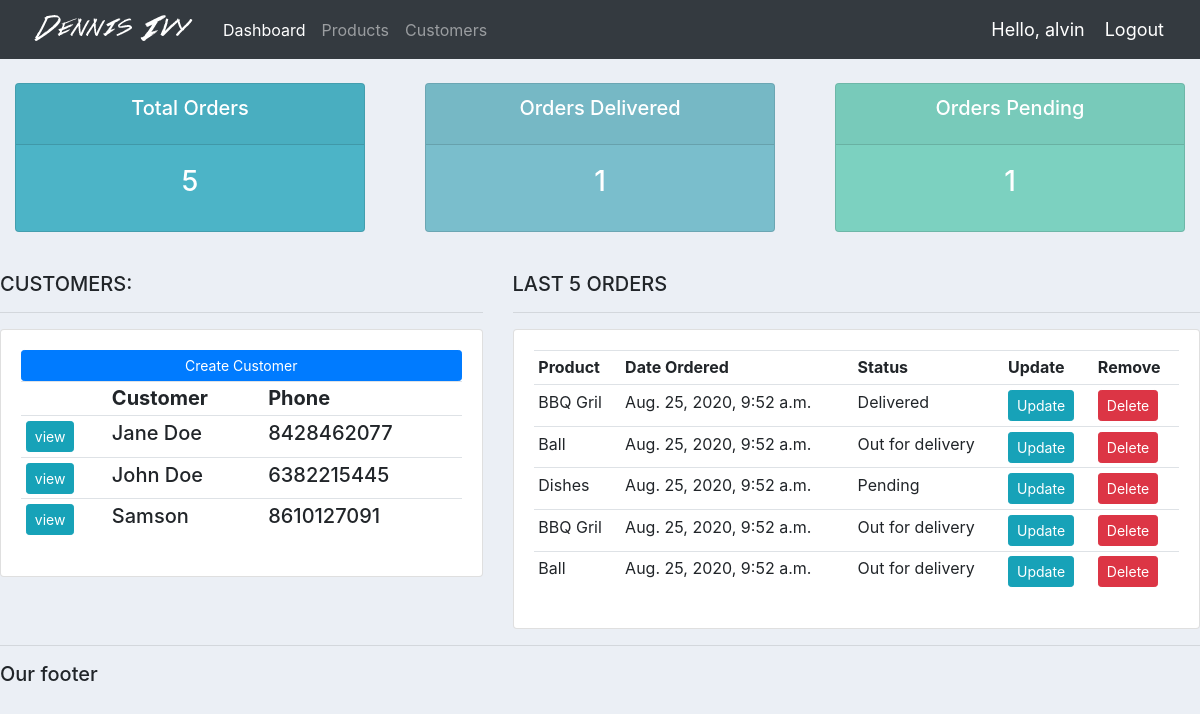
The app's page / (signed in), older data.
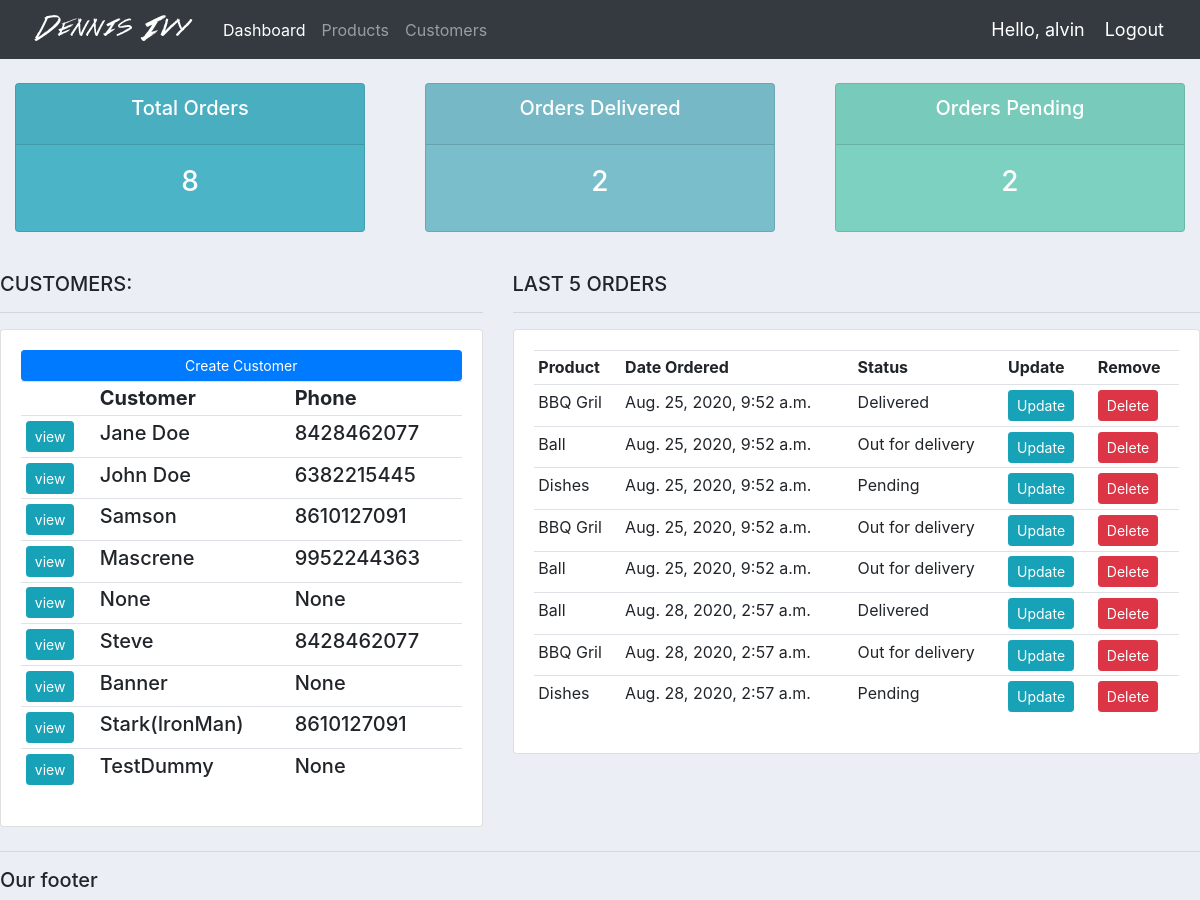
The same page, newer data.
### accounts/models.py (models this page shows, shortened)
class Customers(models.Model):
    user = models.OneToOneField(User, null=True, blank=True, on_delete=models.CASCADE)
    name = models.CharField(max_length=200, null=True)
    phone = models.CharField(max_length=10, null=True, blank=True)
    email = models.CharField(max_length=200, null=True)
    profile_pic = models.ImageField(default='default.jpg',null=True, blank=True)
    date_created = models.DateTimeField(auto_now_add=True)

class Order(models.Model):
    STATUS = (
        ('Delivered', 'Deliverd'),
        ('Out for delivery','Out for delivery'),
        ('Pending', 'Pending'),
        )
    customer = models.ForeignKey(Customers, null=True, on_delete=models.SET_NULL)
    product = models.ForeignKey(Product, null=True, on_delete=models.SET_NULL)
    date_created = models.DateTimeField(auto_now_add=True)
    status = models.CharField(max_length=200, null=True, choices=STATUS)
    note = models.CharField(max_length=1000, null=True)

class Product(models.Model):
    CATEGORY = (
        ('Outdoor', 'Outdoor'),
        ('Indoor', 'Indoor'),
    )
    name = models.CharField(max_length=200, null=True)
    price = models.FloatField(null=True)
    category = models.CharField(max_length=200, null=True, choices=CATEGORY)
    description = models.CharField(max_length=200, null=True, blank=True)
    date_created = models.DateTimeField(auto_now_add=True)
    tags = models.ManyToManyField(Tag)
    def __str__(self):
        return self.name

### accounts/decorators.py (the view)
    def wrapper_function(request, *args, **kwargs):
        group = None
        if request.user.groups.exists():
            group = request.user.groups.all()[0].name
        if group == 'customer':
            return redirect('user-page')
        if group == 'admin':
            return view_func(request, *args, **kwargs)

### accounts/views.py (called while the page is built)
@login_required(login_url='login')
@admin_only
def home(request):
    orders = Order.objects.all()
    customers = Customers.objects.all()
    total_customers = customers.count()
    total_orders = orders.count()
    delivered = orders.filter(status="Delivered").count()
    pending = orders.filter(status="Pending").count()
    context = {
        'orders' : orders,
        'customers' : customers,
        'total_customers' : total_customers,
        'total_orders' : total_orders,
        'pending' : pending,
        'delivered' : delivered,
        }
    return render(request, 'accounts/dashboard.html', context)

### accounts/templates/accounts/dashboard.html
{% extends 'accounts/main.html' %}
{% block content %}
{% include 'accounts/status.html' %}
<br>
<div class="row">
    <div class="col-md-5">
        <h5>CUSTOMERS:
            <hr>
            <div class="card card-body">
                <a class="btn btn-primary btn-sm btn-block" href="{% url 'register' %}">Create Customer</a>
                <table class="table table-sm">
                    <tr>
                        <th></th>
                        <th>Customer</th>
                        <th>Phone</th>
                    </tr>
                    {% for customer in customers %}
                        <tr>
                            <td><a class="btn btn-sm btn-info" href='{% url "customer" customer.id %}'>view</a></td>
                            <td>{{customer.name}}</td>
                            <td>{{customer.phone}}</td>
                        </tr>
                    {% endfor %}
                </table>
            </div>
        </h5>
    </div>
    <div class="col-md-7">
        <h5>LAST 5 ORDERS</h5>
        <hr>
        <div class="card card-body">
            <table class="table table-sm">
                <tr>
                    <th>Product</th>
                    <th>Date Ordered</th>
                    <th>Status</th>
                    <th>Update</th>
                    <th>Remove</th>
                </tr>
                {% for order in orders %}
                    <tr>
                        <td>{{order.product}}</td>
                        <td>{{order.date_created}}</td>
                        <td>{{order.status}}</td>
                        <td><a class="btn btn-sm btn-info" href="{% url 'update_order' order.id %}">Update</a></td>
                        <td><a class="btn btn-sm btn-danger" href="{% url 'delete_order' order.id %}">Delete</a></td>
                    </tr>
                {% endfor %}
            </table>
        </div>
    </div>
</div>
{% endblock %}

### accounts/templates/accounts/main.html (shortened to what this page needs)
{% load static %}
<!DOCTYPE html>
<html lang="en">
<head>
    <link rel="stylesheet" href="https://stackpath.bootstrapcdn.com/bootstrap/4.3.1/css/bootstrap.min.css">
    <link rel="stylesheet" type="text/css" href="{% static '/css/main.css' %}">
</head>
<body>
    {% include 'accounts/navbar.html' %}
    {% block content %}
    {% endblock %}
    <hr>
    <h5>Our footer</h5>
</body>
</html>

### accounts/templates/accounts/navbar.html (shortened to what this page needs)
{% load static %}
<nav class="navbar navbar-expand-lg navbar-dark bg-dark">
    <img src="{% static 'images/d_logo.png' %}">
    <div class="collapse navbar-collapse" id="navbarNavDropdown">
      <ul class="navbar-nav">
        {% if request.user.is_staff %}
        <li class="nav-item active">
          <a class="nav-link" href="{% url 'home' %}">Dashboard</a>
        </li>
        <li class="nav-item">
          <a class="nav-link" href="{% url 'products' %}">Products</a>
        </li>
        <li class="nav-item">
          <a class="nav-link" href="#">Customers</a>
        </li>
        {% else %}
        <li class="nav-item">
          <a class="nav-link" href="{% url 'account' %}">Settings</a>
        </li>
        {% endif %}
      </ul>
    </div>
    <span class="hello-msg">Hello, {{ request.user }}</span>
    <span ><a class="hello-msg" href="{% url 'logout' %}">Logout</a></span>
  </nav>

### accounts/templates/accounts/status.html
<br>
<div class="row">
	<div class="col">
		<div class="col-md">
			<div class="card text-center text-white  mb-3" id="total-orders">
			  	<div class="card-header">
			  		<h5 class="card-title">Total Orders</h5>
			  	</div>
			  	<div class="card-body">
			    	<h3 class="card-title">{{ total_orders }}</h3>
			  	</div>
			</div>
		</div>
	</div>
	<div class="col">
		<div class="col-md">
			<div class="card text-center text-white  mb-3" id="orders-delivered">
			  	<div class="card-header">
			  		<h5 class="card-title">Orders Delivered</h5>
			  	</div>
			  	<div class="card-body">
			    	<h3 class="card-title">{{ delivered }}</h3>
			  	</div>
			</div>
		</div>
	</div>
	<div class="col">
		<div class="col-md">
			<div class="card text-center text-white  mb-3" id="orders-pending">
			  	<div class="card-header">
			  		<h5 class="card-title">Orders Pending</h5>
			  	</div>
			  	<div class="card-body">
			    	<h3 class="card-title">{{ pending }}</h3>
			  	</div>
			</div>
		</div>
	</div>
</div>

### static/css/main.css (style rules this page uses)
body { background-color: #ebeff5; }
#total-orders { background-color: #4cb4c7; }
#orders-delivered { background-color: #7abecc; }
#orders-pending { background-color: #7cd1c0; }

### accounts/templates/accounts/navbar.html (style rules this page uses)
.hello-msg { font-size: 18px; color: #fff; margin-right: 20px; }

Row changes from the older to the newer data that the page shows:
added Customers: name "Mascrene", phone "9952244363"
added Customers: name "None", phone "None"
added Customers: name "Steve", phone "8428462077"
added Customers: name "Banner", phone "None"
added Customers: name "Stark(IronMan)", phone "8610127091"
added Customers: name "TestDummy", phone "None"
added Order: product "Ball", date_created "Aug. 28, 2020, 2:57 a.m.", status "Delivered"
added Order: product "BBQ Gril", date_created "Aug. 28, 2020, 2:57 a.m.", status "Out for delivery"
added Order: product "Dishes", date_created "Aug. 28, 2020, 2:57 a.m.", status "Pending"
Text that changed along with them:
{{ total_orders }}: "5" → "8"
{{ delivered }}: "1" → "2"
{{ pending }}: "1" → "2"
